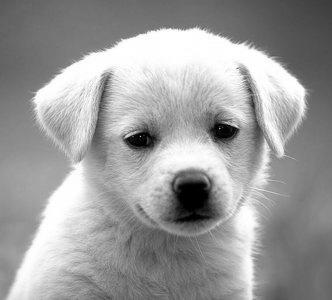
#> input picture computer vision/PA1/dog.jpg, 332 x 300 px
$ python histogram.py
#> lines starting #> are read from the running program, lines starting #| are printed output that depends on the picture
# -*- coding: utf-8 -*-
"""
Created on Sat Jun 16 10:30:10 2018

@author: Keerthi
"""

import numpy as np
import cv2
from matplotlib import pyplot as plt

img = cv2.imread('dog.jpg')
#> img is the input picture: shape (300, 332, 3); min 0, max 255, mean 155.7

image = cv2.imread('dog.jpg', 0)
#> image: shape (300, 332); min 0, max 255, mean 155.7

N = image.shape[0]
#> N = 300
M = image.shape[1]
#> M = 332

H = np.zeros(256)
H_c = np.zeros(256)
T = np.zeros(256)
eqH = np.zeros(256)
eqH_c = np.zeros(256)

for p in range(0, N):
	for q in range(0, M):
		H[image[p][q]] += 1


H_c[0] = H[0]
for p in range(1, 256):
	H_c[p] = H_c[p-1] + H[p]
#> after the loop, H_c = 256 values from 490 to 99600

G = 256.0
look_up = (G - 1)/(N * M)
#> look_up = 0.00256
for p in range(1, 256):
	T[p] = round(look_up * H_c[p])
#> after the loop, T = 256 values from 0 to 255


for p in range(0, N):
	for q in range(0, M):
		image[p][q] = T[image[p][q]]
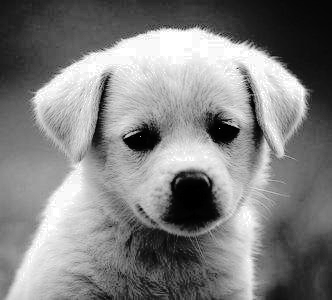
#> image: shape (300, 332); min 0, max 255, mean 128.4

P = image.shape[0]
#> P = 300
Q = image.shape[1]
#> Q = 332

for p in range(0, P):
	for q in range(0, Q):
		eqH[image[p][q]] += 1


x = np.arange(256)


plt.figure(1)
plt.bar(x, H, align='center')
plt.xticks(np.arange(0, 256, 20.0))
plt.xlabel('Intensity Value')
plt.ylabel('Number of pixels')
plt.title('Gray Image Histogram')


plt.figure(2)
plt.bar(x, H_c, align='center')
plt.xticks(np.arange(0, 256, 20.0))
plt.xlabel('Intensity Value')
plt.ylabel('Number of pixels')
plt.title('Cumulative Historgram')


plt.figure(3)
plt.plot(T)
plt.xlabel('Original intensity value')
plt.ylabel('New intensity value')
plt.title('Transformation Function')


plt.figure(4)
plt.bar(x, eqH, align='center')
plt.xticks(np.arange(0, 256, 20.0))
plt.xlabel('Intensity Value')
plt.ylabel('Number of pixels')
plt.title('Equalized Historgram')
plt.show()
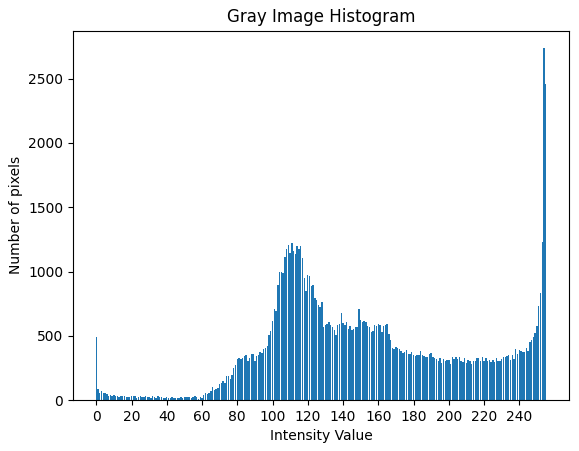
#> figure drawn by matplotlib, 1 panel; tallest bar 2737 high, from x = 253.6 to 254.4
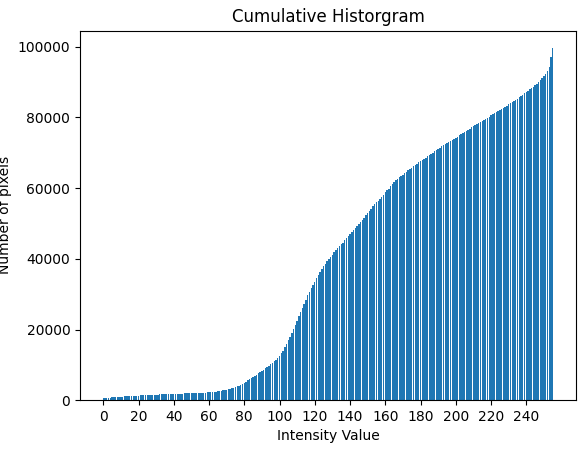
#> figure drawn by matplotlib, 1 panel; tallest bar 99600 high, from x = 254.6 to 255.4
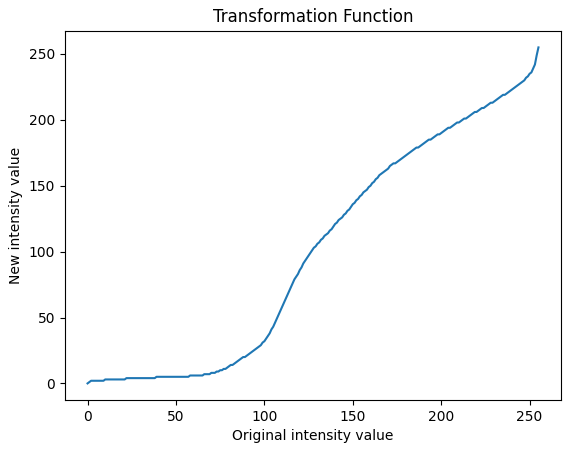
#> figure drawn by matplotlib, 1 panel; curve peaks at x = 255, y = 255
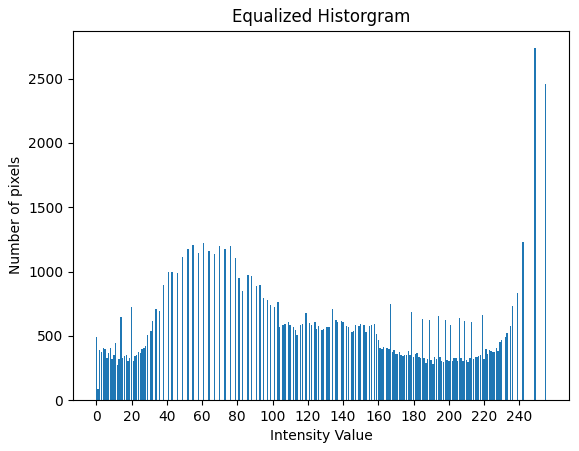
#> figure drawn by matplotlib, 1 panel; tallest bar 2737 high, from x = 248.6 to 249.4

cv2.imshow("Original Image",img)


cv2.imshow("Contrast Enhanced Image", image)

cv2.waitKey(0)
cv2.destroyAllWindows()
